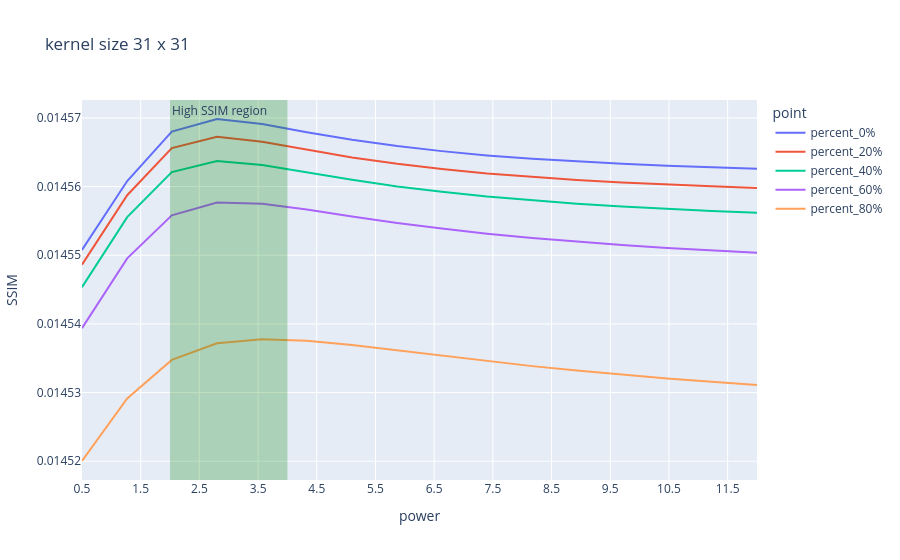

Notebook source saved alongside this figure:
### Code cell
df1 = pd.DataFrame()
df1['power'] = channels
df1['SSIM'] = pixel
df1['point'] = points

fig = px.line(df1, x="power", y="SSIM", color='point', title="kernel size 31 x 31")

fig.add_vrect(x0=2.0, x1=4.0, 
              annotation_text="High SSIM region", annotation_position="top left",
              fillcolor="green", opacity=0.25, line_width=0)
fig.update_layout(
    xaxis = dict(
        tickmode = 'linear',
        tick0 = 0.5,
        dtick = 1
    )
)

fig.show()

### Figure 1 — Plotly figure (JSON) as saved in the notebook; plotly's stock layout.template omitted (floating-point values rounded to 4 significant figures)
{"data": [{"hovertemplate": "point=percent_0%<br>power=%{x}<br>SSIM=%{y}<extra></extra>", "legendgroup": "percent_0%", "line": {"color": "#636efa", "dash": "solid"}, "marker": {"symbol": "circle"}, "mode": "lines", "name": "percent_0%", "orientation": "v", "showlegend": true, "type": "scatter", "x": [0.5, 1.27, 2.03, 2.8, 3.57, 4.33, 5.1, 5.87, 6.63, 7.4, 8.17, 8.93, 9.7, 10.47, 11.23, 12], "xaxis": "x", "y": [0.01455, 0.01456, 0.01457, 0.01457, 0.01457, 0.01457, 0.01457, 0.01457, 0.01457, 0.01456, 0.01456, 0.01456, 0.01456, 0.01456, 0.01456, 0.01456], "yaxis": "y"}, {"hovertemplate": "point=percent_20%<br>power=%{x}<br>SSIM=%{y}<extra></extra>", "legendgroup": "percent_20%", "line": {"color": "#EF553B", "dash": "solid"}, "marker": {"symbol": "circle"}, "mode": "lines", "name": "percent_20%", "orientation": "v", "showlegend": true, "type": "scatter", "x": [0.5, 1.27, 2.03, 2.8, 3.57, 4.33, 5.1, 5.87, 6.63, 7.4, 8.17, 8.93, 9.7, 10.47, 11.23, 12], "xaxis": "x", "y": [0.01455, 0.01456, 0.01457, 0.01457, 0.01457, 0.01457, 0.01456, 0.01456, 0.01456, 0.01456, 0.01456, 0.01456, 0.01456, 0.01456, 0.01456, 0.01456], "yaxis": "y"}, {"hovertemplate": "point=percent_40%<br>power=%{x}<br>SSIM=%{y}<extra></extra>", "legendgroup": "percent_40%", "line": {"color": "#00cc96", "dash": "solid"}, "marker": {"symbol": "circle"}, "mode": "lines", "name": "percent_40%", "orientation": "v", "showlegend": true, "type": "scatter", "x": [0.5, 1.27, 2.03, 2.8, 3.57, 4.33, 5.1, 5.87, 6.63, 7.4, 8.17, 8.93, 9.7, 10.47, 11.23, 12], "xaxis": "x", "y": [0.01455, 0.01456, 0.01456, 0.01456, 0.01456, 0.01456, 0.01456, 0.01456, 0.01456, 0.01456, 0.01456, 0.01456, 0.01456, 0.01456, 0.01456, 0.01456], "yaxis": "y"}, {"hovertemplate": "point=percent_60%<br>power=%{x}<br>SSIM=%{y}<extra></extra>", "legendgroup": "percent_60%", "line": {"color": "#ab63fa", "dash": "solid"}, "marker": {"symbol": "circle"}, "mode": "lines", "name": "percent_60%", "orientation": "v", "showlegend": true, "type": "scatter", "x": [0.5, 1.27, 2.03, 2.8, 3.57, 4.33, 5.1, 5.87, 6.63, 7.4, 8.17, 8.93, 9.7, 10.47, 11.23, 12], "xaxis": "x", "y": [0.01454, 0.01455, 0.01456, 0.01456, 0.01456, 0.01456, 0.01456, 0.01455, 0.01455, 0.01455, 0.01455, 0.01455, 0.01455, 0.01455, 0.01455, 0.01455], "yaxis": "y"}, {"hovertemplate": "point=percent_80%<br>power=%{x}<br>SSIM=%{y}<extra></extra>", "legendgroup": "percent_80%", "line": {"color": "#FFA15A", "dash": "solid"}, "marker": {"symbol": "circle"}, "mode": "lines", "name": "percent_80%", "orientation": "v", "showlegend": true, "type": "scatter", "x": [0.5, 1.27, 2.03, 2.8, 3.57, 4.33, 5.1, 5.87, 6.63, 7.4, 8.17, 8.93, 9.7, 10.47, 11.23, 12], "xaxis": "x", "y": [0.01452, 0.01453, 0.01453, 0.01454, 0.01454, 0.01454, 0.01454, 0.01454, 0.01454, 0.01453, 0.01453, 0.01453, 0.01453, 0.01453, 0.01453, 0.01453], "yaxis": "y"}], "layout": {"annotations": [{"showarrow": false, "text": "High SSIM region", "x": 2, "xanchor": "left", "xref": "x", "y": 1, "yanchor": "top", "yref": "y domain"}], "legend": {"title": {"text": "point"}, "tracegroupgap": 0}, "shapes": [{"fillcolor": "green", "line": {"width": 0}, "opacity": 0.25, "type": "rect", "x0": 2, "x1": 4, "xref": "x", "y0": 0, "y1": 1, "yref": "y domain"}], "title": {"text": "kernel size 31 x 31"}, "xaxis": {"anchor": "y", "domain": [0, 1], "dtick": 1, "tick0": 0.5, "tickmode": "linear", "title": {"text": "power"}}, "yaxis": {"anchor": "x", "domain": [0, 1], "title": {"text": "SSIM"}}}}
